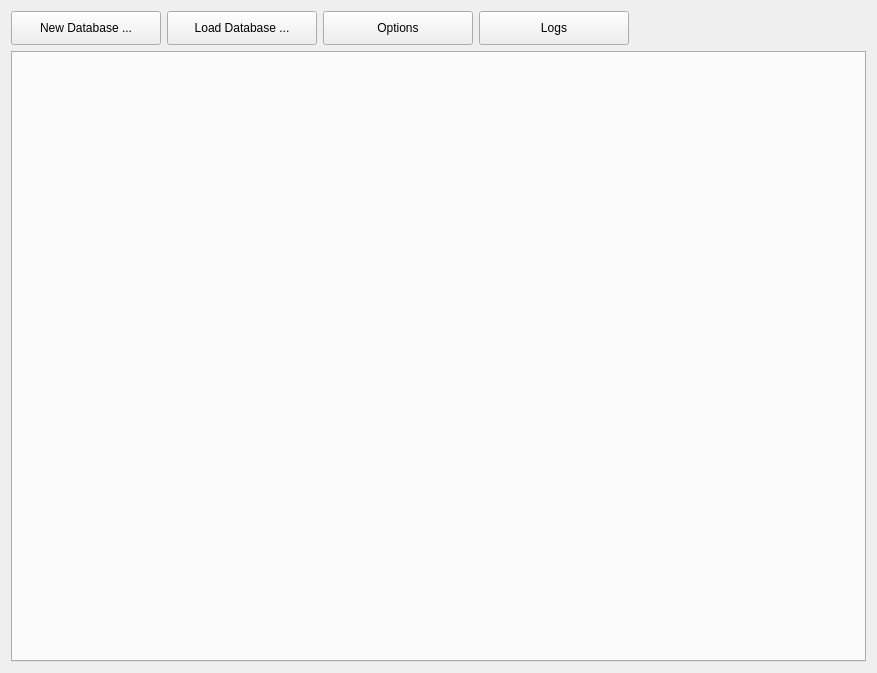
<?xml version="1.0" encoding="UTF-8"?>
<ui version="4.0">
 <class>mainDialog</class>
 <widget class="QWidget" name="mainDialog">
  <property name="geometry">
   <rect>
    <x>0</x>
    <y>0</y>
    <width>877</width>
    <height>673</height>
   </rect>
  </property>
  <property name="sizePolicy">
   <sizepolicy hsizetype="Expanding" vsizetype="Expanding">
    <horstretch>0</horstretch>
    <verstretch>0</verstretch>
   </sizepolicy>
  </property>
  <property name="windowTitle">
   <string>Shift</string>
  </property>
  <property name="accessibleName">
   <string/>
  </property>
  <layout class="QVBoxLayout" name="verticalLayout">
   <item>
    <layout class="QVBoxLayout" name="dialogLayout">
     <property name="sizeConstraint">
      <enum>QLayout::SetMaximumSize</enum>
     </property>
     <item>
      <layout class="QHBoxLayout" name="buttonLayout">
       <item>
        <widget class="QPushButton" name="newDbButton">
         <property name="sizePolicy">
          <sizepolicy hsizetype="Fixed" vsizetype="Fixed">
           <horstretch>0</horstretch>
           <verstretch>0</verstretch>
          </sizepolicy>
         </property>
         <property name="minimumSize">
          <size>
           <width>150</width>
           <height>34</height>
          </size>
         </property>
         <property name="text">
          <string>New Database ...</string>
         </property>
        </widget>
       </item>
       <item>
        <widget class="QPushButton" name="loadDbButton">
         <property name="minimumSize">
          <size>
           <width>150</width>
           <height>34</height>
          </size>
         </property>
         <property name="text">
          <string>Load Database ...</string>
         </property>
        </widget>
       </item>
       <item>
        <widget class="QPushButton" name="optionsButton">
         <property name="minimumSize">
          <size>
           <width>150</width>
           <height>34</height>
          </size>
         </property>
         <property name="text">
          <string>Options</string>
         </property>
        </widget>
       </item>
       <item>
        <widget class="QPushButton" name="logButton">
         <property name="minimumSize">
          <size>
           <width>150</width>
           <height>34</height>
          </size>
         </property>
         <property name="text">
          <string>Logs</string>
         </property>
        </widget>
       </item>
       <item>
        <spacer name="horizontalSpacer">
         <property name="orientation">
          <enum>Qt::Horizontal</enum>
         </property>
         <property name="sizeHint" stdset="0">
          <size>
           <width>40</width>
           <height>20</height>
          </size>
         </property>
        </spacer>
       </item>
      </layout>
     </item>
     <item>
      <widget class="QTabWidget" name="tabview">
       <property name="tabPosition">
        <enum>QTabWidget::West</enum>
       </property>
       <property name="tabShape">
        <enum>QTabWidget::Rounded</enum>
       </property>
       <property name="currentIndex">
        <number>-1</number>
       </property>
      </widget>
     </item>
    </layout>
   </item>
  </layout>
 </widget>
 <resources/>
 <connections/>
</ui>
